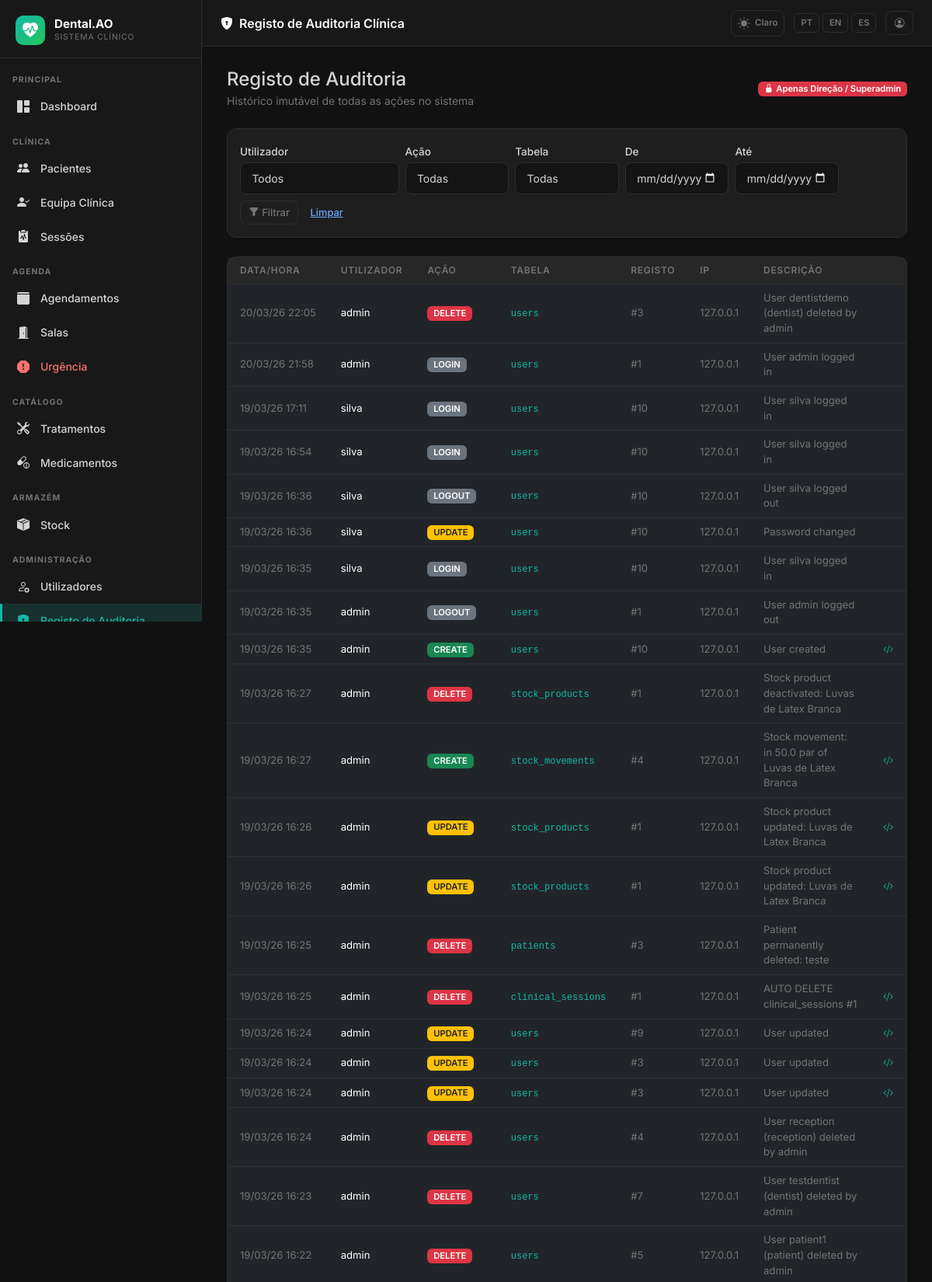
The app's page /sessions/audit (signed in, upper part) with its own data.
### app/models.py (models this page shows, shortened)
class AppSetting(db.Model):
    __tablename__ = 'app_settings'
    key   = db.Column(db.String(64), primary_key=True)
    value = db.Column(db.Text, nullable=True)
    _DEFAULTS = {
        'app_name':       'DentalCare Pro',
        'app_logo':       '',
        'bg_dark':        '#111111',
        'sidebar_dark':   '#181818',
        'card_dark':      '#1e1e1e',
        'border_dark':    '#2d2d2d',
        'text_dark':      '#d4d4d4',
        'primary_dark':   '#14b8a6',
        'success_dark':   '#22c55e',
        'danger_dark':    '#f87171',
        'warning_dark':   '#fbbf24',
        'bg_light':       '#f0f4f8',
        'card_light':     '#ffffff',
        'border_light':   '#d1dce8',
        'text_light':     '#334155',
        'primary_light':  '#1976d2',
        'success_light':  '#00875a',
        'danger_light':   '#d32f2f',
        'warning_light':  '#e65100',
        'xray_max_mb':        '10',
        'stock_invoice_max_mb': '5',
        'urgency_surcharge':  '30',
    }
    @classmethod
    def all_as_dict(cls):
        stored = {s.key: s.value for s in cls.query.all()}
        result = dict(cls._DEFAULTS)
        result.update(stored)
        return result

class AuditLog(db.Model):
    __tablename__ = 'audit_log'
    id = db.Column(db.Integer, primary_key=True)
    user_id = db.Column(db.Integer, db.ForeignKey('users.id'), nullable=True)
    username = db.Column(db.String(80), nullable=True)
    action = db.Column(db.String(20), nullable=False)
    table_name = db.Column(db.String(100), nullable=False)
    record_id = db.Column(db.Integer, nullable=True)
    old_value = db.Column(db.JSON, nullable=True)
    new_value = db.Column(db.JSON, nullable=True)
    description = db.Column(db.Text, nullable=True)
    ip_address = db.Column(db.String(50), nullable=True)
    timestamp = db.Column(db.DateTime, default=lambda: datetime.now(timezone.utc), index=True)
    user = db.relationship('User', backref='audit_entries')

### app/sessions/routes.py (the view)
@sessions_bp.route('/audit')
@login_required
def audit_view():
    if current_user.role not in [Role.SUPERADMIN, Role.CLINICAL_DIRECTOR]:
        abort(403)
    page = request.args.get('page', 1, type=int)
    q = AuditLog.query.order_by(AuditLog.timestamp.desc())
    user_id = request.args.get('user_id', type=int)
    action = request.args.get('action', '')
    table = request.args.get('table', '')
    date_from = request.args.get('date_from', '')
    date_to = request.args.get('date_to', '')
    if user_id:
        q = q.filter_by(user_id=user_id)
    if action:
        q = q.filter_by(action=action.upper())
    if table:
        q = q.filter_by(table_name=table)
    if date_from:
        try:
            q = q.filter(AuditLog.timestamp >= datetime.fromisoformat(date_from))
        except ValueError:
            pass
    if date_to:
        try:
            q = q.filter(AuditLog.timestamp <= datetime.fromisoformat(date_to + 'T23:59:59'))
        except ValueError:
            pass
    logs = q.paginate(page=page, per_page=50)
    users = User.query.order_by(User.full_name).all()
    tables = db.session.query(AuditLog.table_name).distinct().all()
    tables = [t[0] for t in tables]
    actions = ['CREATE', 'UPDATE', 'DELETE', 'ADDENDUM']
    return render_template('sessions/audit_log.html', logs=logs, users=users,
                           tables=tables, actions=actions,
                           current_user_id=user_id, current_action=action,
                           current_table=table, date_from=date_from, date_to=date_to)

### app/__init__.py (called while the page is built)
def get_locale():
    lang = session.get('lang')
    if lang in ['pt', 'en', 'es']:
        return lang
    return 'pt'

### app/models.py (called while the page is built)
    def role_display(self):
        role_map = {
            Role.SUPERADMIN: 'Superadmin',
            Role.CLINICAL_DIRECTOR: 'Diretor Clínico',
            Role.DENTIST: 'Dentista',
            Role.PATIENT: 'Paciente',
            Role.RECEPTION: 'Recepção',
        }
        return role_map.get(self.role, self.role)

    def role_badge_class(self):
        badge_map = {
            Role.SUPERADMIN: 'danger',
            Role.CLINICAL_DIRECTOR: 'primary',
            Role.DENTIST: 'success',
            Role.PATIENT: 'info',
            Role.RECEPTION: 'warning',
        }
        return badge_map.get(self.role, 'secondary')

### app/templates/sessions/audit_log.html (shortened to what this page needs)
{% extends 'base.html' %}
{% block page_title %}<i class="bi bi-shield-lock-fill me-2"></i>{{ _('Registo de Auditoria Clínica') }}{% endblock %}
{% block content %}
<div class="d-flex justify-content-between align-items-center mb-4 flex-wrap gap-2">
  <div>
    <h4 class="mb-0" style="color:var(--dc-text)">{{ _('Registo de Auditoria') }}</h4>
    <small style="color:var(--dc-text-muted)">{{ _('Histórico imutável de todas as ações no sistema') }}</small>
  </div>
  <span class="badge bg-danger">
    <i class="bi bi-lock-fill me-1"></i>{{ _('Apenas Direção / Superadmin') }}
  </span>
</div>
<div class="dc-card p-3 mb-4">
  <form method="GET" class="row g-2 align-items-end">
    <div class="col-md-3">
      <label class="form-label form-label-sm mb-1">{{ _('Utilizador') }}</label>
      <select name="user_id" class="form-select form-select-sm">
        <option value="">{{ _('Todos') }}</option>
      </select>
    </div>
    <div class="col-md-2">
      <label class="form-label form-label-sm mb-1">{{ _('Ação') }}</label>
      <select name="action" class="form-select form-select-sm">
        <option value="">{{ _('Todas') }}</option>
      </select>
    </div>
    <div class="col-md-2">
      <label class="form-label form-label-sm mb-1">{{ _('Tabela') }}</label>
      <select name="table" class="form-select form-select-sm">
        <option value="">{{ _('Todas') }}</option>
      </select>
    </div>
    <div class="col-md-2">
      <label class="form-label form-label-sm mb-1">{{ _('De') }}</label>
      <input type="date" name="date_from" class="form-control form-control-sm" value="{{ date_from }}">
    </div>
    <div class="col-md-2">
      <label class="form-label form-label-sm mb-1">{{ _('Até') }}</label>
      <input type="date" name="date_to" class="form-control form-control-sm" value="{{ date_to }}">
    </div>
    <div class="col-auto d-flex gap-1">
      <button class="btn btn-outline-secondary btn-sm" type="submit"><i class="bi bi-funnel-fill me-1"></i>{{ _('Filtrar') }}</button>
      <a href="{{ url_for('sessions.audit_view') }}" class="btn btn-link btn-sm">{{ _('Limpar') }}</a>
    </div>
  </form>
</div>
<div class="dc-card p-0">
  <div class="table-responsive">
    <table class="table table-hover mb-0" style="color:var(--dc-text);font-size:.82rem">
      <thead style="border-bottom:1px solid var(--dc-border)">
        <tr style="color:var(--dc-text-muted);font-size:.73rem;text-transform:uppercase;letter-spacing:.05em">
          <th class="px-3 py-2">{{ _('Data/Hora') }}</th>
          <th class="px-3 py-2">{{ _('Utilizador') }}</th>
          <th class="px-3 py-2">{{ _('Ação') }}</th>
          <th class="px-3 py-2">{{ _('Tabela') }}</th>
          <th class="px-3 py-2">{{ _('Registo') }}</th>
          <th class="px-3 py-2">{{ _('IP') }}</th>
          <th class="px-3 py-2">{{ _('Descrição') }}</th>
          <th class="px-3 py-2"></th>
        </tr>
      </thead>
      <tbody>
        {% for log in logs.items %}
        <tr>
          <td class="px-3 py-2 text-nowrap" style="color:var(--dc-text-muted)">{{ log.timestamp.strftime('%d/%m/%y %H:%M') if log.timestamp else '—' }}</td>
          <td class="px-3 py-2">
            <span title="{{ log.username }}">{{ log.username or '—' }}</span>
          </td>
          <td class="px-3 py-2">
            {% if log.action == 'CREATE' %}
            <span class="badge bg-success">{{ log.action }}</span>
            {% elif log.action == 'DELETE' %}
            <span class="badge bg-danger">{{ log.action }}</span>
            {% elif log.action == 'UPDATE' %}
            <span class="badge bg-warning text-dark">{{ log.action }}</span>
            {% elif log.action == 'ADDENDUM' %}
            <span class="badge bg-primary">{{ log.action }}</span>
            {% else %}
            <span class="badge bg-secondary">{{ log.action }}</span>
            {% endif %}
          </td>
          <td class="px-3 py-2"><code style="font-size:.75rem;color:var(--dc-primary)">{{ log.table_name }}</code></td>
          <td class="px-3 py-2" style="color:var(--dc-text-muted)">#{{ log.record_id or '—' }}</td>
          <td class="px-3 py-2" style="color:var(--dc-text-muted)">{{ log.ip_address or '—' }}</td>
          <td class="px-3 py-2" style="color:var(--dc-text-muted)">{{ log.description or '' }}</td>
          <td class="px-3 py-2 text-end">
            {% if log.old_value or log.new_value %}
            <button class="btn btn-link btn-sm p-0" style="color:var(--dc-primary)"
                    data-bs-toggle="modal" data-bs-target="#diffModal{{ log.id }}">
              <i class="bi bi-code-slash"></i>
            </button>
            {% endif %}
          </td>
        </tr>
        {% else %}
        <tr>
          <td colspan="8" class="text-center py-4" style="color:var(--dc-text-muted)">{{ _('Nenhum registo de auditoria encontrado.') }}</td>
        </tr>
        {% endfor %}
      </tbody>
    </table>
  </div>
</div>
{% endblock %}

### app/templates/base.html (shortened to what this page needs)
<!DOCTYPE html>
<html lang="{{ get_locale() }}" data-dc-theme="{{ session.get('theme', 'dark') }}">
<head>
  <link href="https://cdn.jsdelivr.net/npm/bootstrap@5.3.2/dist/css/bootstrap.min.css" rel="stylesheet">
  <link href="https://cdn.jsdelivr.net/npm/bootstrap-icons@1.11.3/font/bootstrap-icons.min.css" rel="stylesheet">
  <link href="{{ url_for('static', filename='css/dental.css') }}" rel="stylesheet">
</head>
<body>
<aside class="dc-sidebar" id="dcSidebar">
  <div class="dc-brand">
    <div class="dc-brand-icon">
      {% if app_settings.app_logo %}
        <img src="{{ url_for('superadmin.logo_file', filename=app_settings.app_logo) }}"
             alt="{{ app_settings.app_name }}"
             style="width:36px;height:36px;object-fit:contain;border-radius:6px;">
      {% else %}
        <i class="bi bi-heart-pulse-fill"></i>
      {% endif %}
    </div>
    <div class="flex-fill">
      <div class="dc-brand-name">{{ app_settings.app_name }}</div>
      <div class="dc-brand-sub">{{ _('Sistema Clínico') }}</div>
    </div>
  </div>
  <nav class="dc-nav">
    {% set role = current_user.role %}
    <div class="dc-nav-section">{{ _('Principal') }}</div>
    <a href="{{ url_for('main.dashboard') }}"
       class="dc-nav-item {% if request.endpoint == 'main.dashboard' %}active{% endif %}">
      <i class="bi bi-grid-1x2-fill"></i> {{ _('Dashboard') }}
    </a>
    {% if role in ['superadmin', 'clinical_director', 'dentist', 'reception'] %}
    <div class="dc-nav-section mt-2">{{ _('Clínica') }}</div>
    {% endif %}
    {% if role in ['superadmin', 'clinical_director', 'dentist', 'reception'] %}
    <a href="{{ url_for('patients.index') }}"
       class="dc-nav-item {% if request.endpoint == 'patients.index' or request.endpoint in ['patients.new','patients.edit','patients.detail'] %}active{% endif %}">
      <i class="bi bi-people-fill"></i> {{ _('Pacientes') }}
    </a>
    {% endif %}
    {% if role in ['superadmin', 'clinical_director'] %}
    <a href="{{ url_for('patients.care_team_pending') }}"
       class="dc-nav-item {% if request.endpoint == 'patients.care_team_pending' %}active{% endif %}">
      <i class="bi bi-person-check-fill"></i> {{ _('Equipa Clínica') }}
    </a>
    {% endif %}
    {% if role in ['superadmin', 'clinical_director', 'dentist'] %}
    <a href="{{ url_for('sessions.index') }}"
       class="dc-nav-item {% if request.endpoint and 'sessions.' in request.endpoint and 'audit' not in request.endpoint and 'evolution' not in request.endpoint %}active{% endif %}">
      <i class="bi bi-clipboard2-pulse-fill"></i> {{ _('Sessões') }}
    </a>
    {% endif %}
    {% if role in ['superadmin', 'clinical_director', 'reception', 'dentist'] %}
    <div class="dc-nav-section mt-2">{{ _('Agenda') }}</div>
    {% endif %}
    {% if role in ['superadmin', 'clinical_director', 'reception'] %}
    <a href="{{ url_for('scheduling.calendar') }}"
       class="dc-nav-item {% if request.endpoint and 'scheduling.' in request.endpoint and 'emergency' not in request.endpoint and 'room' not in request.endpoint %}active{% endif %}">
      <i class="bi bi-calendar3-fill"></i> {{ _('Agendamentos') }}
    </a>
    {% endif %}
    {% if role in ['superadmin', 'clinical_director', 'reception', 'dentist'] %}
    <a href="{{ url_for('scheduling.rooms') }}"
       class="dc-nav-item {% if request.endpoint and 'rooms' in request.endpoint %}active{% endif %}">
      <i class="bi bi-door-open-fill"></i> {{ _('Salas') }}
    </a>
    {% endif %}
    {% if role in ['superadmin', 'clinical_director', 'reception', 'dentist'] %}
    <a href="{{ url_for('scheduling.emergency') }}"
       class="dc-nav-item {% if request.endpoint and 'emergency' in request.endpoint %}active{% endif %}"
       style="color:var(--dc-danger)">
      <i class="bi bi-exclamation-octagon-fill"></i> {{ _('Urgência') }}
    </a>
    {% endif %}
    {% if role in ['superadmin', 'clinical_director', 'dentist'] %}
    <div class="dc-nav-section mt-2">{{ _('Catálogo') }}</div>
    <a href="{{ url_for('admin.treatments') }}"
       class="dc-nav-item {% if 'treatments' in request.endpoint %}active{% endif %}">
      <i class="bi bi-tools"></i> {{ _('Tratamentos') }}
    </a>
    <a href="{{ url_for('admin.medicines') }}"
       class="dc-nav-item {% if 'medicine' in request.endpoint %}active{% endif %}">
      <i class="bi bi-capsule-pill"></i> {{ _('Medicamentos') }}
    </a>
    {% endif %}
    {% if role in ['superadmin', 'clinical_director', 'dentist', 'receptionist'] %}
    <div class="dc-nav-section mt-2">{{ _('Armazém') }}</div>
    <a href="{{ url_for('stock.index') }}"
       class="dc-nav-item {% if request.endpoint and 'stock.' in request.endpoint %}active{% endif %}">
      <i class="bi bi-box-seam-fill"></i> {{ _('Stock') }}
    </a>
    {% endif %}
    {% if role in ['superadmin', 'clinical_director'] %}
    <div class="dc-nav-section mt-2">{{ _('Administração') }}</div>
    <a href="{{ url_for('admin.users') }}"
       class="dc-nav-item {% if 'user' in request.endpoint %}active{% endif %}">
      <i class="bi bi-person-gear"></i> {{ _('Utilizadores') }}
    </a>
    <a href="{{ url_for('admin.audit_log') }}"
       class="dc-nav-item {% if 'audit' in request.endpoint %}active{% endif %}">
      <i class="bi bi-shield-lock-fill"></i> {{ _('Registo de Auditoria') }}
    </a>
    {% endif %}
  </nav>
</aside>
<header class="dc-topbar">
  <span class="page-title">{% block page_title %}{% endblock %}</span>
  <div class="topbar-actions">
    <a href="{{ url_for('auth.toggle_theme') }}"
       class="theme-toggle"
       title="{{ _('Alternar tema') }}">
      {% if session.get('theme', 'dark') == 'dark' %}
        <i class="bi bi-sun-fill"></i><span style="font-size:.72rem;font-weight:600;margin-left:2px">{{ _('Claro') }}</span>
      {% else %}
        <i class="bi bi-moon-stars-fill"></i><span style="font-size:.72rem;font-weight:600;margin-left:2px">{{ _('Escuro') }}</span>
      {% endif %}
    </a>
    <div class="lang-switcher">
      <a href="{{ url_for('auth.set_lang', lang='pt') }}"
         class="lang-btn {% if get_locale() == 'pt' %}active{% endif %}">PT</a>
      <a href="{{ url_for('auth.set_lang', lang='en') }}"
         class="lang-btn {% if get_locale() == 'en' %}active{% endif %}">EN</a>
      <a href="{{ url_for('auth.set_lang', lang='es') }}"
         class="lang-btn {% if get_locale() == 'es' %}active{% endif %}">ES</a>
    </div>
    <a href="{{ url_for('auth.profile') }}" class="btn btn-sm btn-outline-secondary" title="{{ _('Meu Perfil') }}">
      <i class="bi bi-person-circle"></i>
    </a>
  </div>
</header>
<main class="dc-main">
  <div class="dc-content">
    {% block content %}{% endblock %}
  </div>
</main>
</body>
</html>

### records on screen
AppSetting: app_name "Dental.AO"
AuditLog: timestamp "20/03/26 22:05", username "admin", action "DELETE", table_name "users", record "3", ip_address "127.0.0.1", description "User dentistdemo (dentist) deleted by admin"
AuditLog: timestamp "20/03/26 21:58", username "admin", action "LOGIN", table_name "users", record "1", ip_address "127.0.0.1", description "User admin logged in"
AuditLog: timestamp "19/03/26 17:11", username "silva", action "LOGIN", table_name "users", record "10", ip_address "127.0.0.1", description "User silva logged in"
AuditLog: timestamp "19/03/26 16:54", username "silva", action "LOGIN", table_name "users", record "10", ip_address "127.0.0.1", description "User silva logged in"
AuditLog: timestamp "19/03/26 16:36", username "silva", action "LOGOUT", table_name "users", record "10", ip_address "127.0.0.1", description "User silva logged out"
AuditLog: timestamp "19/03/26 16:36", username "silva", action "UPDATE", table_name "users", record "10", ip_address "127.0.0.1", description "Password changed"
AuditLog: timestamp "19/03/26 16:35", username "silva", action "LOGIN", table_name "users", record "10", ip_address "127.0.0.1", description "User silva logged in"
AuditLog: timestamp "19/03/26 16:35", username "admin", action "LOGOUT", table_name "users", record "1", ip_address "127.0.0.1", description "User admin logged out"
AuditLog: timestamp "19/03/26 16:35", username "admin", action "CREATE", table_name "users", record "10", ip_address "127.0.0.1", description "User created"
AuditLog: timestamp "19/03/26 16:27", username "admin", action "DELETE", table_name "stock_products", record "1", ip_address "127.0.0.1", description "Stock product deactivated: Luvas de Latex Branca"
AuditLog: timestamp "19/03/26 16:27", username "admin", action "CREATE", table_name "stock_movements", record "4", ip_address "127.0.0.1", description "Stock movement: in 50.0 par of Luvas de Latex Branca"
AuditLog: timestamp "19/03/26 16:26", username "admin", action "UPDATE", table_name "stock_products", record "1", ip_address "127.0.0.1", description "Stock product updated: Luvas de Latex Branca"
AuditLog: timestamp "19/03/26 16:26", username "admin", action "UPDATE", table_name "stock_products", record "1", ip_address "127.0.0.1", description "Stock product updated: Luvas de Latex Branca"
AuditLog: timestamp "19/03/26 16:25", username "admin", action "DELETE", table_name "patients", record "3", ip_address "127.0.0.1", description "Patient permanently deleted: teste"
AuditLog: timestamp "19/03/26 16:25", username "admin", action "DELETE", table_name "clinical_sessions", record "1", ip_address "127.0.0.1", description "AUTO DELETE clinical_sessions #1"
AuditLog: timestamp "19/03/26 16:24", username "admin", action "UPDATE", table_name "users", record "9", ip_address "127.0.0.1", description "User updated"
AuditLog: timestamp "19/03/26 16:24", username "admin", action "UPDATE", table_name "users", record "3", ip_address "127.0.0.1", description "User updated"
AuditLog: timestamp "19/03/26 16:24", username "admin", action "UPDATE", table_name "users", record "3", ip_address "127.0.0.1", description "User updated"
AuditLog: timestamp "19/03/26 16:24", username "admin", action "DELETE", table_name "users", record "4", ip_address "127.0.0.1", description "User reception (reception) deleted by admin"
AuditLog: timestamp "19/03/26 16:23", username "admin", action "DELETE", table_name "users", record "7", ip_address "127.0.0.1", description "User testdentist (dentist) deleted by admin"
AuditLog: timestamp "19/03/26 16:22", username "admin", action "DELETE", table_name "users", record "5", ip_address "127.0.0.1", description "User patient1 (patient) deleted by admin"

### other values on screen
form field user_id "Todos"
form field action "Todas"
form field table "Todas"
